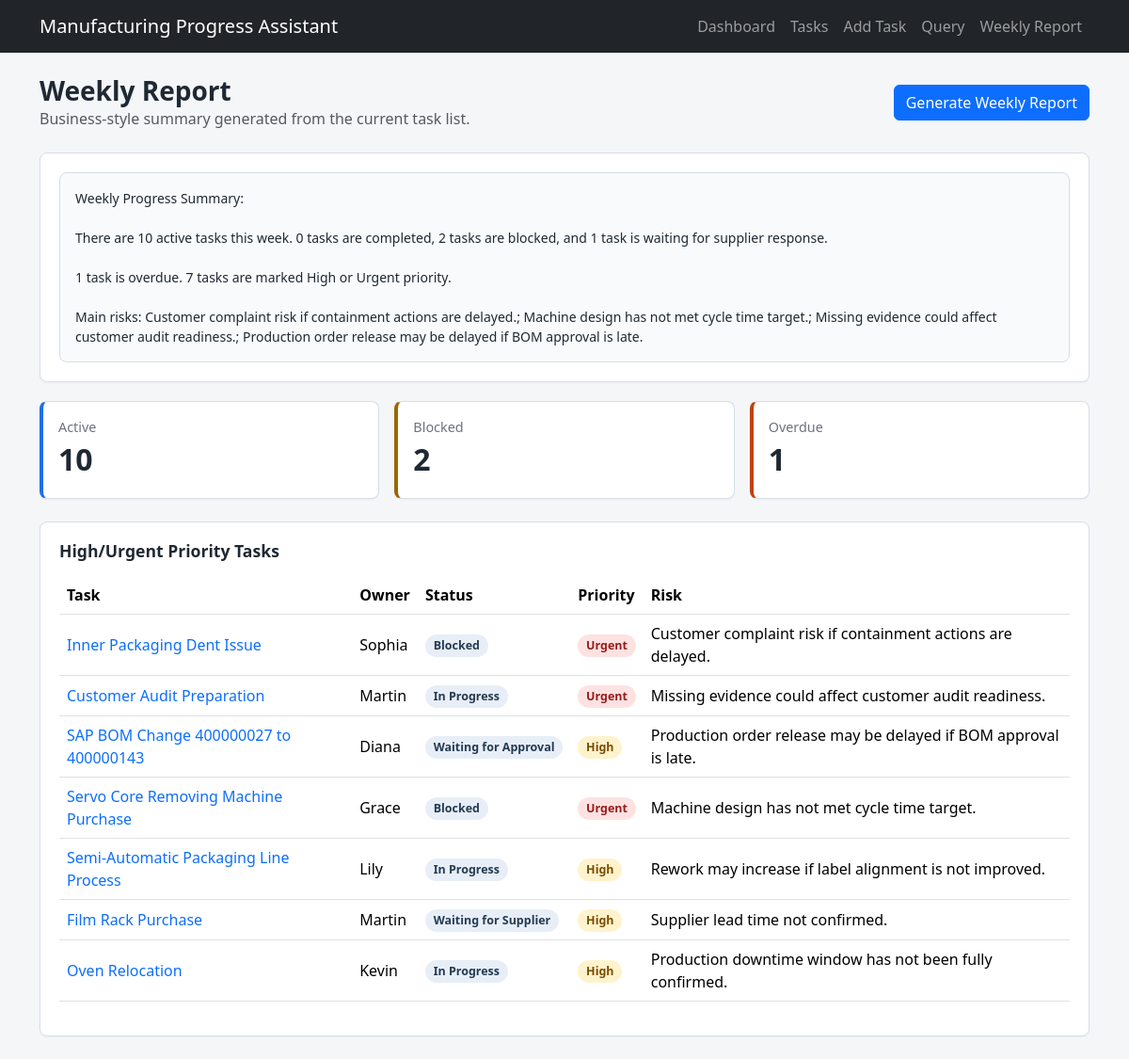
Screenshot of /report with the database file from the repository.
### tables this page shows
CREATE TABLE tasks (
                id INTEGER PRIMARY KEY AUTOINCREMENT,
                title TEXT NOT NULL,
                category TEXT NOT NULL,
                owner TEXT NOT NULL,
                status TEXT NOT NULL,
                priority TEXT NOT NULL,
                progress_note TEXT NOT NULL,
                risk TEXT NOT NULL,
                due_date TEXT NOT NULL,
                last_updated TEXT NOT NULL
            );

### app.py (the view)
@app.route("/report")
def report():
    tasks = fetch_all_tasks()
    active_tasks = [task for task in tasks if task["status"] in ACTIVE_STATUSES]
    completed_tasks = [task for task in tasks if task["status"] == "Completed"]
    blocked_tasks = [task for task in tasks if task["status"] == "Blocked"]
    overdue_tasks = [task for task in tasks if is_overdue(task)]
    supplier_tasks = [task for task in tasks if task["status"] == "Waiting for Supplier"]
    high_priority_tasks = [task for task in tasks if task["priority"] in ("High", "Urgent")]
    risks = []
    for task in blocked_tasks + high_priority_tasks:
        if task["risk"] and task["risk"] not in risks:
            risks.append(task["risk"])
    main_risks = "; ".join(risks[:4]) if risks else "No major risks reported this week."
    report_text = (
        "Weekly Progress Summary:\n\n"
        f"There are {count_phrase(len(active_tasks), 'active task')} this week. "
        f"{count_phrase(len(completed_tasks), 'task')} {is_are(len(completed_tasks))} completed, "
        f"{count_phrase(len(blocked_tasks), 'task')} {is_are(len(blocked_tasks))} blocked, "
        f"and {count_phrase(len(supplier_tasks), 'task')} {is_are(len(supplier_tasks))} waiting for supplier response.\n\n"
        f"{count_phrase(len(overdue_tasks), 'task')} {is_are(len(overdue_tasks))} overdue. "
        f"{count_phrase(len(high_priority_tasks), 'task')} {is_are(len(high_priority_tasks))} marked High or Urgent priority.\n\n"
        f"Main risks: {main_risks}"
    )
    return render_template(
        "report.html",
        report_text=report_text,
        active_tasks=active_tasks,
        completed_tasks=completed_tasks,
        blocked_tasks=blocked_tasks,
        overdue_tasks=overdue_tasks,
        supplier_tasks=supplier_tasks,
        high_priority_tasks=high_priority_tasks,
    )

### app.py (called while the page is built)
def get_connection():
    connection = sqlite3.connect(DATABASE)
    connection.row_factory = sqlite3.Row
    return connection

def fetch_all_tasks():
    with get_connection() as connection:
        return connection.execute("SELECT * FROM tasks ORDER BY due_date ASC, id ASC").fetchall()

def is_overdue(task):
    return task["status"] not in ("Completed", "Cancelled") and task["due_date"] < date.today().isoformat()

def count_phrase(count, singular_label, plural_label=None):
    label = singular_label if count == 1 else (plural_label or f"{singular_label}s")
    return f"{count} {label}"

def is_are(count):
    return "is" if count == 1 else "are"

@app.context_processor
def inject_options():
    return {
        "categories": CATEGORIES,
        "statuses": STATUSES,
        "priorities": PRIORITIES,
        "today": date.today().isoformat(),
        "is_overdue": is_overdue,
    }

### templates/report.html (shortened to what this page needs)
{% extends "base.html" %}
{% block content %}
<div class="page-header">
    <div>
        <h1>Weekly Report</h1>
        <p class="text-muted mb-0">Business-style summary generated from the current task list.</p>
    </div>
    <a class="btn btn-primary" href="{{ url_for('report') }}">Generate Weekly Report</a>
</div>
<section class="panel">
    <pre class="report-box">{{ report_text }}</pre>
</section>
<div class="row g-3 mt-1">
    <div class="col-md-4"><div class="metric-card"><span>Active</span><strong>{{ active_tasks|length }}</strong></div></div>
    <div class="col-md-4"><div class="metric-card warning"><span>Blocked</span><strong>{{ blocked_tasks|length }}</strong></div></div>
    <div class="col-md-4"><div class="metric-card danger"><span>Overdue</span><strong>{{ overdue_tasks|length }}</strong></div></div>
</div>
<section class="panel mt-4">
    <h2>High/Urgent Priority Tasks</h2>
    <div class="table-responsive">
        <table class="table align-middle">
            <thead>
                <tr>
                    <th>Task</th>
                    <th>Owner</th>
                    <th>Status</th>
                    <th>Priority</th>
                    <th>Risk</th>
                </tr>
            </thead>
            <tbody>
                {% for task in high_priority_tasks %}
                    <tr>
                        <td><a href="{{ url_for('task_detail', task_id=task.id) }}">{{ task.title }}</a></td>
                        <td>{{ task.owner }}</td>
                        <td><span class="status-pill">{{ task.status }}</span></td>
                        <td><span class="priority-pill priority-{{ task.priority|lower }}">{{ task.priority }}</span></td>
                        <td>{{ task.risk }}</td>
                    </tr>
                {% endfor %}
            </tbody>
        </table>
    </div>
</section>
{% endblock %}

### static/style.css (style rules this page uses)
:root { --ink: #1f2933; --muted: #6b7280; --line: #d8dee6; --surface: #ffffff; --page: #f4f6f8; --primary: #1f6feb; --danger: #c2410c; --warning: #9a6700; --supplier: #0f766e; }
body { background: var(--page); color: var(--ink); }
a { text-decoration: none; }
.page-header { align-items: center; display: flex; gap: 1rem; justify-content: space-between; margin-bottom: 1.5rem; }
.page-header h1 { font-size: 1.75rem; font-weight: 700; margin: 0; }
.panel, .metric-card { background: var(--surface); border: 1px solid var(--line); border-radius: 8px; box-shadow: 0 1px 2px rgba(31, 41, 51, 0.04); }
.panel { padding: 1.25rem; }
.panel h2 { font-size: 1.1rem; font-weight: 700; margin-bottom: 1rem; }
.metric-card { border-left: 4px solid var(--primary); min-height: 104px; padding: 1rem; }
.metric-card span { color: var(--muted); display: block; font-size: 0.9rem; margin-bottom: 0.5rem; }
.metric-card strong { display: block; font-size: 2rem; line-height: 1; }
.metric-card.danger { border-left-color: var(--danger); }
.metric-card.warning { border-left-color: var(--warning); }
.status-pill, .priority-pill { border-radius: 999px; display: inline-block; font-size: 0.78rem; font-weight: 700; line-height: 1; padding: 0.35rem 0.55rem; white-space: nowrap; }
.status-pill { background: #e8eef7; color: #243b53; }
.priority-pill { background: #e5e7eb; color: #374151; }
.priority-high { background: #fff3cd; color: #7a4d00; }
.priority-urgent { background: #fee2e2; color: #991b1b; }
.report-box { background: #f8fafc; border: 1px solid var(--line); border-radius: 8px; font-family: inherit; margin: 0; padding: 1rem; white-space: pre-wrap; }

### rows the page displays
tasks: title "Inner Packaging Dent Issue", owner "Sophia", status "Blocked", priority "Urgent", risk "Customer complaint risk if containment actions are delayed."
tasks: title "Customer Audit Preparation", owner "Martin", status "In Progress", priority "Urgent", risk "Missing evidence could affect customer audit readiness."
tasks: title "SAP BOM Change 400000027 to 400000143", owner "Diana", status "Waiting for Approval", priority "High", risk "Production order release may be delayed if BOM approval is late."
tasks: title "Servo Core Removing Machine Purchase", owner "Grace", status "Blocked", priority "Urgent", risk "Machine design has not met cycle time target."
tasks: title "Semi-Automatic Packaging Line Process", owner "Lily", status "In Progress", priority "High", risk "Rework may increase if label alignment is not improved."
tasks: title "Film Rack Purchase", owner "Martin", status "Waiting for Supplier", priority "High", risk "Supplier lead time not confirmed."
tasks: title "Oven Relocation", owner "Kevin", status "In Progress", priority "High", risk "Production downtime window has not been fully confirmed."

### other values shown
{{ active_tasks|length }} "10"
{{ blocked_tasks|length }} "2"
{{ overdue_tasks|length }} "1"
